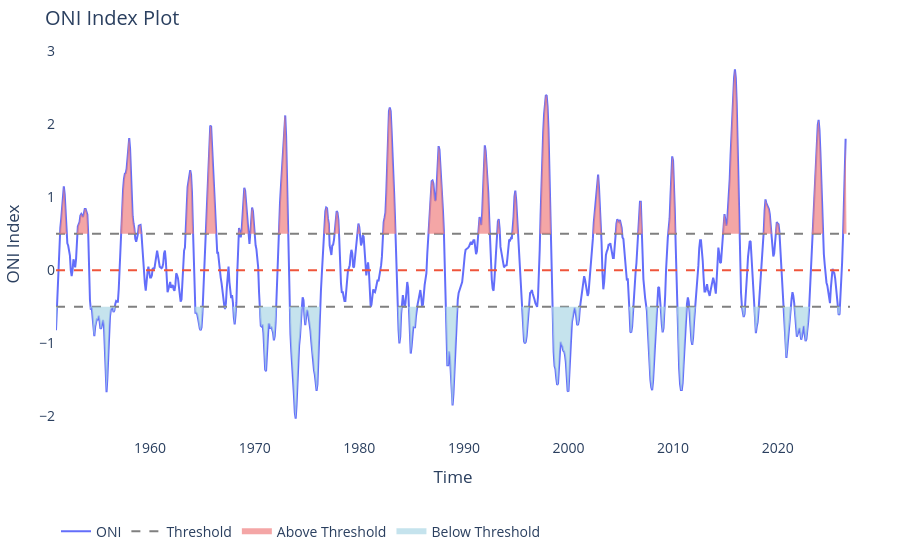

Source (notebook cell):
### Markdown cell above
## 9. ONI index analysis

### Code cell
p_data = 'https://psl.noaa.gov/data/correlation/oni.data'
df1 = download_oni_index(p_data)
lims = [-.5, .5]
plot_oni_index_th(df1, lims=lims)

data_monthly = data.resample(time='MS').mean()
oni_aligned = df1['ONI'].reindex(pd.DatetimeIndex(data_monthly.time.values))
data_monthly['ONI'] = ('time', oni_aligned.to_numpy())
data_monthly['ONI_cat'] = ('time', np.where(data_monthly.ONI < lims[0], -1, np.where(data_monthly.ONI > lims[1], 1, 0)))
data_oni = data_monthly.groupby('ONI_cat').mean()
oni_mean = data_oni[dataset_id]
vmin, vmax = np.nanpercentile(data_monthly[dataset_id].mean('time'), [0, 100]) + np.array([-.25, .25])
fig_oni = plot_panels(oni_mean, 'ONI_cat', f'Mean SST by ONI category — {country_name} EEZ', 'hot_r', region, vmin, vmax)
fig_oni.savefig(fig_dir / f'SST_ENSO_{slug}.png', dpi=300, bbox_inches='tight')
data_an_oni = oni_mean - data_monthly[dataset_id].mean('time')
fig_oni_an = plot_panels(data_an_oni, 'ONI_cat', f'SST anomaly by ONI category — {country_name} EEZ', 'RdBu_r', region, -.4, .4, 'SST anomaly (°C)')

### Figure 1 — Plotly figure (JSON) as saved in the notebook; plotly's stock layout.template omitted (floating-point values rounded to 4 significant figures; data arrays with more than 128 entries replaced by an {"elided": "..."} marker saying what was removed)
{"data": [{"line": {"color": "#636EFA", "width": 2}, "mode": "lines", "name": "ONI", "type": "scatter", "x": {"elided": "912 str values"}, "y": {"elided": "912 float values"}}, {"line": {"color": "grey", "dash": "dash"}, "mode": "lines", "name": "Threshold", "showlegend": true, "type": "scatter", "x": ["1951-01-01T00:00:00", "2026-12-01T00:00:00"], "y": [-0.5, -0.5]}, {"line": {"color": "#EF553B", "dash": "dash"}, "mode": "lines", "name": "Zero Line", "showlegend": false, "type": "scatter", "x": ["1951-01-01T00:00:00", "2026-12-01T00:00:00"], "y": [0, 0]}, {"line": {"color": "grey", "dash": "dash"}, "mode": "lines", "name": "Threshold", "showlegend": false, "type": "scatter", "x": ["1951-01-01T00:00:00", "2026-12-01T00:00:00"], "y": [0.5, 0.5]}, {"fill": "toself", "fillcolor": "lightcoral", "mode": "none", "name": "Above Threshold", "opacity": 0.7, "type": "scatter", "x": {"elided": "1824 str values"}, "y": {"elided": "1824 float values"}}, {"fill": "toself", "fillcolor": "lightblue", "mode": "none", "name": "Below Threshold", "opacity": 0.7, "type": "scatter", "x": {"elided": "1824 str values"}, "y": {"elided": "1824 float values"}}], "layout": {"font": {"size": 14}, "legend": {"orientation": "h", "y": -0.2}, "margin": {"b": 50, "l": 50, "r": 50, "t": 50}, "plot_bgcolor": "white", "title": {"text": "ONI Index Plot"}, "xaxis": {"title": {"text": "Time"}}, "yaxis": {"title": {"text": "ONI Index"}}}}
